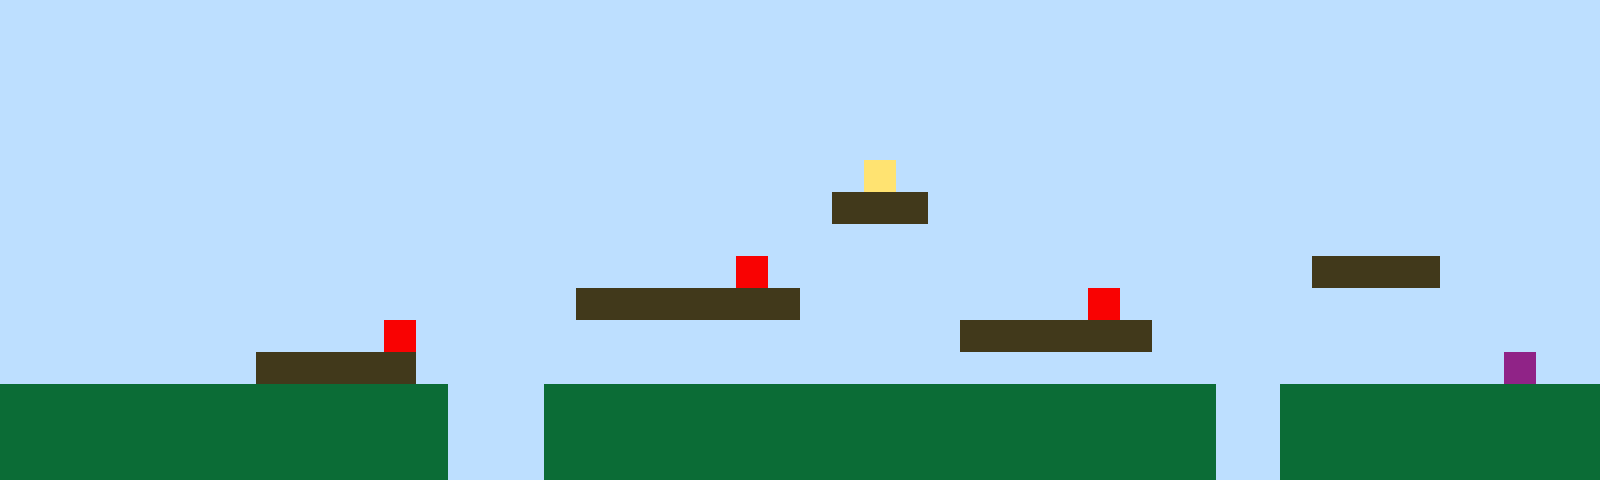

The image is a tile-based game level rendered from a .tmx file. Its description and complete source (layers, tilesets, objects, tile grids) follow:
An orthogonal 50x15 tile map with 32x32 px tiles, 1 tile layer (Tile Layer 1).

<map version="1.10" tiledversion="1.11.2" orientation="orthogonal" renderorder="right-up" width="50" height="15" tilewidth="32" tileheight="32" infinite="0" nextlayerid="2" nextobjectid="1"><editorsettings><export target="map1.csv" format="csv" /></editorsettings><tileset firstgid="1" name="sprites" tilewidth="32" tileheight="32" tilecount="6" columns="3"><image source="sprites.png" width="96" height="64" /></tileset><layer id="1" name="Tile Layer 1" width="50" height="15"><data encoding="csv">1,1,1,1,1,1,1,1,1,1,1,1,1,1,1,1,1,1,1,1,1,1,1,1,1,1,1,1,1,1,1,1,1,1,1,1,1,1,1,1,1,1,1,1,1,1,1,1,1,1,1,1,1,1,1,1,1,1,1,1,1,1,1,1,1,1,1,1,1,1,1,1,1,1,1,1,1,1,1,1,1,1,1,1,1,1,1,1,1,1,1,1,1,1,1,1,1,1,1,1,1,1,1,1,1,1,1,1,1,1,1,1,1,1,1,1,1,1,1,1,1,1,1,1,1,1,1,1,1,1,1,1,1,1,1,1,1,1,1,1,1,1,1,1,1,1,1,1,1,1,1,1,1,1,1,1,1,1,1,1,1,1,1,1,1,1,1,1,1,1,1,1,1,1,1,1,1,1,1,1,1,1,1,1,1,1,1,1,1,1,1,1,1,1,1,1,1,1,1,1,1,1,1,1,1,1,1,1,1,1,1,1,1,1,1,1,1,1,1,1,1,1,1,1,1,1,1,1,1,1,1,1,1,1,1,1,1,1,1,1,1,1,1,1,1,1,1,1,1,1,1,1,1,1,1,1,1,1,1,1,1,1,1,1,1,1,1,1,1,1,1,1,1,1,1,1,1,4,1,1,1,1,1,1,1,1,1,1,1,1,1,1,1,1,1,1,1,1,1,1,1,1,1,1,1,1,1,1,1,1,1,1,1,1,1,1,1,1,1,1,1,1,1,1,1,1,3,3,3,1,1,1,1,1,1,1,1,1,1,1,1,1,1,1,1,1,1,1,1,1,1,1,1,1,1,1,1,1,1,1,1,1,1,1,1,1,1,1,1,1,1,1,1,1,1,1,1,1,1,1,1,1,1,1,1,1,1,1,1,1,1,1,1,1,1,1,1,1,1,1,1,1,1,1,1,1,1,1,1,1,1,1,1,1,1,1,1,1,1,1,1,1,1,5,1,1,1,1,1,1,1,1,1,1,1,1,1,1,1,1,1,3,3,3,3,1,1,1,1,1,1,1,1,1,1,1,1,1,1,1,1,1,1,1,1,1,1,1,3,3,3,3,3,3,3,1,1,1,1,1,1,1,1,1,5,1,1,1,1,1,1,1,1,1,1,1,1,1,1,1,1,1,1,1,1,1,1,1,1,1,1,1,5,1,1,1,1,1,1,1,1,1,1,1,1,1,1,1,1,1,3,3,3,3,3,3,1,1,1,1,1,1,1,1,1,1,1,1,1,1,1,1,1,1,1,1,1,1,3,3,3,3,3,1,1,1,1,1,1,1,1,1,1,1,1,1,1,1,1,1,1,1,1,1,1,1,1,1,1,1,1,1,1,1,1,1,1,6,1,1,2,2,2,2,2,2,2,2,2,2,2,2,2,2,1,1,1,2,2,2,2,2,2,2,2,2,2,2,2,2,2,2,2,2,2,2,2,2,1,1,2,2,2,2,2,2,2,2,2,2,2,2,2,2,2,2,2,2,2,2,2,2,2,2,1,1,1,2,2,2,2,2,2,2,2,2,2,2,2,2,2,2,2,2,2,2,2,2,1,1,2,2,2,2,2,2,2,2,2,2,2,2,2,2,2,2,2,2,2,2,2,2,2,2,1,1,1,2,2,2,2,2,2,2,2,2,2,2,2,2,2,2,2,2,2,2,2,2,1,1,2,2,2,2,2,2,2,2,2,2</data></layer></map>
